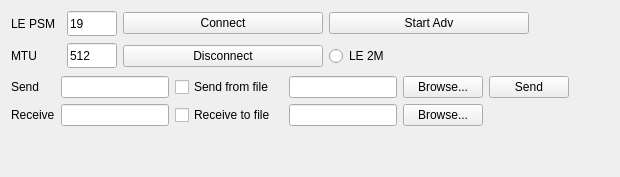
          <widget class="QWidget" name="tabLECOC">
           <attribute name="title">
            <string>LE COC</string>
           </attribute>
           <layout class="QGridLayout" name="gridLayout_40">
            <item row="1" column="0">
             <layout class="QGridLayout" name="gridLayout_38">
              <item row="0" column="0">
               <widget class="QLabel" name="label_82">
                <property name="sizePolicy">
                 <sizepolicy hsizetype="Fixed" vsizetype="Fixed">
                  <horstretch>0</horstretch>
                  <verstretch>0</verstretch>
                 </sizepolicy>
                </property>
                <property name="minimumSize">
                 <size>
                  <width>44</width>
                  <height>0</height>
                 </size>
                </property>
                <property name="frameShape">
                 <enum>QFrame::NoFrame</enum>
                </property>
                <property name="text">
                 <string>Send</string>
                </property>
               </widget>
              </item>
              <item row="0" column="1">
               <widget class="QLineEdit" name="lineEditLecocSend">
                <property name="enabled">
                 <bool>true</bool>
                </property>
                <property name="text">
                 <string/>
                </property>
               </widget>
              </item>
              <item row="0" column="2">
               <widget class="QCheckBox" name="cbLecocSendFile">
                <property name="text">
                 <string>Send from file</string>
                </property>
               </widget>
              </item>
              <item row="0" column="3">
               <widget class="QLineEdit" name="lineEditLecocSendFile">
                <property name="text">
                 <string/>
                </property>
               </widget>
              </item>
              <item row="0" column="4">
               <widget class="QPushButton" name="btnLecocBrowseSend">
                <property name="text">
                 <string>Browse...</string>
                </property>
               </widget>
              </item>
              <item row="0" column="5">
               <widget class="QPushButton" name="btnLecocSend">
                <property name="text">
                 <string>Send</string>
                </property>
               </widget>
              </item>
              <item row="1" column="0">
               <widget class="QLabel" name="label_80">
                <property name="frameShape">
                 <enum>QFrame::NoFrame</enum>
                </property>
                <property name="text">
                 <string>Receive</string>
                </property>
               </widget>
              </item>
              <item row="1" column="1">
               <widget class="QLineEdit" name="lineEditLecocReceive">
                <property name="sizePolicy">
                 <sizepolicy hsizetype="Fixed" vsizetype="Fixed">
                  <horstretch>0</horstretch>
                  <verstretch>0</verstretch>
                 </sizepolicy>
                </property>
                <property name="text">
                 <string/>
                </property>
                <property name="frame">
                 <bool>true</bool>
                </property>
                <property name="readOnly">
                 <bool>true</bool>
                </property>
               </widget>
              </item>
              <item row="1" column="2">
               <widget class="QCheckBox" name="cbLecocReceiveFile">
                <property name="sizePolicy">
                 <sizepolicy hsizetype="Minimum" vsizetype="Fixed">
                  <horstretch>0</horstretch>
                  <verstretch>0</verstretch>
                 </sizepolicy>
                </property>
                <property name="minimumSize">
                 <size>
                  <width>108</width>
                  <height>0</height>
                 </size>
                </property>
                <property name="text">
                 <string>Receive to file</string>
                </property>
               </widget>
              </item>
              <item row="1" column="3">
               <widget class="QLineEdit" name="lineEditLecocReceiveFile">
                <property name="text">
                 <string/>
                </property>
               </widget>
              </item>
              <item row="1" column="4">
               <widget class="QPushButton" name="btnLecocBrowseReceive">
                <property name="text">
                 <string>Browse...</string>
                </property>
               </widget>
              </item>
             </layout>
            </item>
            <item row="0" column="0">
             <layout class="QGridLayout" name="gridLayout_39">
              <item row="1" column="1">
               <widget class="QLineEdit" name="lineEditLecocMtu">
                <property name="sizePolicy">
                 <sizepolicy hsizetype="Minimum" vsizetype="Fixed">
                  <horstretch>0</horstretch>
                  <verstretch>0</verstretch>
                 </sizepolicy>
                </property>
                <property name="minimumSize">
                 <size>
                  <width>0</width>
                  <height>25</height>
                 </size>
                </property>
                <property name="maximumSize">
                 <size>
                  <width>50</width>
                  <height>16777215</height>
                 </size>
                </property>
                <property name="inputMask">
                 <string>999</string>
                </property>
                <property name="text">
                 <string>512</string>
                </property>
                <property name="cursorPosition">
                 <number>3</number>
                </property>
                <property name="placeholderText">
                 <string>&gt; 23</string>
                </property>
               </widget>
              </item>
              <item row="1" column="2">
               <widget class="QPushButton" name="btnLecocDisconnect">
                <property name="text">
                 <string>Disconnect</string>
                </property>
               </widget>
              </item>
              <item row="1" column="3">
               <widget class="QRadioButton" name="radioButtonLecoc2mPhy">
                <property name="minimumSize">
                 <size>
                  <width>0</width>
                  <height>28</height>
                 </size>
                </property>
                <property name="layoutDirection">
                 <enum>Qt::LeftToRight</enum>
                </property>
                <property name="autoFillBackground">
                 <bool>false</bool>
                </property>
                <property name="text">
                 <string>LE 2M</string>
                </property>
               </widget>
              </item>
              <item row="0" column="3">
               <widget class="QPushButton" name="pushButtonLecocStartAdv">
                <property name="text">
                 <string>Start Adv</string>
                </property>
               </widget>
              </item>
              <item row="0" column="0">
               <widget class="QLabel" name="label_811">
                <property name="maximumSize">
                 <size>
                  <width>50</width>
                  <height>16777215</height>
                 </size>
                </property>
                <property name="text">
                 <string>LE PSM</string>
                </property>
               </widget>
              </item>
              <item row="0" column="1">
               <widget class="QLineEdit" name="lineEditLecocPsm">
                <property name="sizePolicy">
                 <sizepolicy hsizetype="Minimum" vsizetype="Fixed">
                  <horstretch>0</horstretch>
                  <verstretch>0</verstretch>
                 </sizepolicy>
                </property>
                <property name="minimumSize">
                 <size>
                  <width>0</width>
                  <height>25</height>
                 </size>
                </property>
                <property name="maximumSize">
                 <size>
                  <width>50</width>
                  <height>16777215</height>
                 </size>
                </property>
                <property name="inputMask">
                 <string>HH</string>
                </property>
                <property name="text">
                 <string>19</string>
                </property>
                <property name="cursorPosition">
                 <number>2</number>
                </property>
                <property name="placeholderText">
                 <string>in hex</string>
                </property>
               </widget>
              </item>
              <item row="0" column="2">
               <widget class="QPushButton" name="btnLecocConnect">
                <property name="text">
                 <string>Connect</string>
                </property>
               </widget>
              </item>
              <item row="1" column="0">
               <widget class="QLabel" name="label_83">
                <property name="maximumSize">
                 <size>
                  <width>50</width>
                  <height>16777215</height>
                 </size>
                </property>
                <property name="text">
                 <string>MTU</string>
                </property>
               </widget>
              </item>
              <item row="0" column="4">
               <spacer name="horizontalSpacer_38">
                <property name="orientation">
                 <enum>Qt::Vertical</enum>
                </property>
                <property name="sizeHint" stdset="0">
                 <size>
                  <width>40</width>
                  <height>20</height>
                 </size>
                </property>
               </spacer>
              </item>
             </layout>
            </item>
            <item row="0" column="1">
             <spacer name="horizontalSpacer_37">
              <property name="orientation">
               <enum>Qt::Vertical</enum>
              </property>
              <property name="sizeHint" stdset="0">
               <size>
                <width>40</width>
                <height>20</height>
               </size>
              </property>
             </spacer>
            </item>
            <item row="2" column="0">
             <spacer name="verticalSpacer_27">
              <property name="orientation">
               <enum>Qt::Vertical</enum>
              </property>
              <property name="sizeHint" stdset="0">
               <size>
                <width>20</width>
                <height>40</height>
               </size>
              </property>
             </spacer>
            </item>
           </layout>
          </widget>
